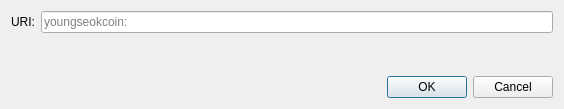
<?xml version="1.0" encoding="UTF-8"?>
<ui version="4.0">
 <class>OpenURIDialog</class>
 <widget class="QDialog" name="OpenURIDialog">
  <property name="geometry">
   <rect>
    <x>0</x>
    <y>0</y>
    <width>564</width>
    <height>109</height>
   </rect>
  </property>
  <property name="windowTitle">
   <string>Open youngseokcoin URI</string>
  </property>
  <layout class="QVBoxLayout" name="verticalLayout">
   <item>
    <layout class="QHBoxLayout" name="horizontalLayout">
     <item>
      <widget class="QLabel" name="label">
       <property name="text">
        <string>URI:</string>
       </property>
      </widget>
     </item>
     <item>
      <widget class="QValidatedLineEdit" name="uriEdit">
       <property name="placeholderText">
        <string notr="true">youngseokcoin:</string>
       </property>
      </widget>
     </item>
    </layout>
   </item>
   <item>
    <spacer name="verticalSpacer">
     <property name="orientation">
      <enum>Qt::Vertical</enum>
     </property>
     <property name="sizeHint" stdset="0">
      <size>
       <width>20</width>
       <height>40</height>
      </size>
     </property>
    </spacer>
   </item>
   <item>
    <widget class="QDialogButtonBox" name="buttonBox">
     <property name="orientation">
      <enum>Qt::Horizontal</enum>
     </property>
     <property name="standardButtons">
      <set>QDialogButtonBox::Cancel|QDialogButtonBox::Ok</set>
     </property>
    </widget>
   </item>
  </layout>
 </widget>
 <customwidgets>
  <customwidget>
   <class>QValidatedLineEdit</class>
   <extends>QLineEdit</extends>
   <header>qt/qvalidatedlineedit.h</header>
  </customwidget>
 </customwidgets>
 <resources/>
 <connections>
  <connection>
   <sender>buttonBox</sender>
   <signal>accepted()</signal>
   <receiver>OpenURIDialog</receiver>
   <slot>accept()</slot>
   <hints>
    <hint type="sourcelabel">
     <x>248</x>
     <y>254</y>
    </hint>
    <hint type="destinationlabel">
     <x>157</x>
     <y>274</y>
    </hint>
   </hints>
  </connection>
  <connection>
   <sender>buttonBox</sender>
   <signal>rejected()</signal>
   <receiver>OpenURIDialog</receiver>
   <slot>reject()</slot>
   <hints>
    <hint type="sourcelabel">
     <x>316</x>
     <y>260</y>
    </hint>
    <hint type="destinationlabel">
     <x>286</x>
     <y>274</y>
    </hint>
   </hints>
  </connection>
 </connections>
</ui>
